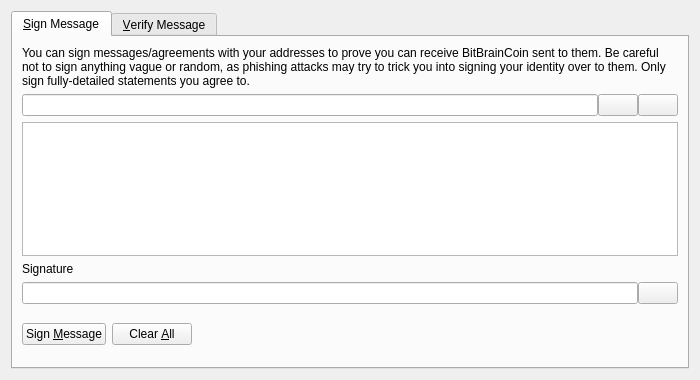
<?xml version="1.0" encoding="UTF-8"?>
<ui version="4.0">
 <class>SignVerifyMessageDialog</class>
 <widget class="QDialog" name="SignVerifyMessageDialog">
  <property name="geometry">
   <rect>
    <x>0</x>
    <y>0</y>
    <width>700</width>
    <height>380</height>
   </rect>
  </property>
  <property name="windowTitle">
   <string>Signatures - Sign / Verify a Message</string>
  </property>
  <property name="modal">
   <bool>true</bool>
  </property>
  <layout class="QVBoxLayout" name="verticalLayout">
   <item>
    <widget class="QTabWidget" name="tabWidget">
     <property name="currentIndex">
      <number>0</number>
     </property>
     <widget class="QWidget" name="tabSignMessage">
      <attribute name="title">
       <string>&amp;Sign Message</string>
      </attribute>
      <layout class="QVBoxLayout" name="verticalLayout_SM">
       <item>
        <widget class="QLabel" name="infoLabel_SM">
         <property name="text">
          <string>You can sign messages/agreements with your addresses to prove you can receive BitBrainCoin sent to them. Be careful not to sign anything vague or random, as phishing attacks may try to trick you into signing your identity over to them. Only sign fully-detailed statements you agree to.</string>
         </property>
         <property name="textFormat">
          <enum>Qt::PlainText</enum>
         </property>
         <property name="wordWrap">
          <bool>true</bool>
         </property>
        </widget>
       </item>
       <item>
        <layout class="QHBoxLayout" name="horizontalLayout_1_SM">
         <property name="spacing">
          <number>0</number>
         </property>
         <item>
          <widget class="QValidatedLineEdit" name="addressIn_SM">
           <property name="toolTip">
            <string>The BitBrainCoin address to sign the message with</string>
           </property>
          </widget>
         </item>
         <item>
          <widget class="QPushButton" name="addressBookButton_SM">
           <property name="toolTip">
            <string>Choose previously used address</string>
           </property>
           <property name="text">
            <string/>
           </property>
           <property name="shortcut">
            <string>Alt+A</string>
           </property>
           <property name="autoDefault">
            <bool>false</bool>
           </property>
          </widget>
         </item>
         <item>
          <widget class="QPushButton" name="pasteButton_SM">
           <property name="toolTip">
            <string>Paste address from clipboard</string>
           </property>
           <property name="text">
            <string/>
           </property>
           <property name="shortcut">
            <string>Alt+P</string>
           </property>
           <property name="autoDefault">
            <bool>false</bool>
           </property>
          </widget>
         </item>
        </layout>
       </item>
       <item>
        <widget class="QPlainTextEdit" name="messageIn_SM">
         <property name="toolTip">
          <string>Enter the message you want to sign here</string>
         </property>
        </widget>
       </item>
       <item>
        <widget class="QLabel" name="signatureLabel_SM">
         <property name="text">
          <string>Signature</string>
         </property>
         <property name="textFormat">
          <enum>Qt::PlainText</enum>
         </property>
        </widget>
       </item>
       <item>
        <layout class="QHBoxLayout" name="horizontalLayout_2_SM">
         <property name="spacing">
          <number>0</number>
         </property>
         <item>
          <widget class="QLineEdit" name="signatureOut_SM">
           <property name="font">
            <font>
             <italic>true</italic>
            </font>
           </property>
           <property name="readOnly">
            <bool>true</bool>
           </property>
          </widget>
         </item>
         <item>
          <widget class="QPushButton" name="copySignatureButton_SM">
           <property name="toolTip">
            <string>Copy the current signature to the system clipboard</string>
           </property>
           <property name="text">
            <string/>
           </property>
           <property name="autoDefault">
            <bool>false</bool>
           </property>
          </widget>
         </item>
        </layout>
       </item>
       <item>
        <layout class="QHBoxLayout" name="horizontalLayout_3_SM">
         <item>
          <widget class="QPushButton" name="signMessageButton_SM">
           <property name="toolTip">
            <string>Sign the message to prove you own this BitBrainCoin address</string>
           </property>
           <property name="text">
            <string>Sign &amp;Message</string>
           </property>
           <property name="autoDefault">
            <bool>false</bool>
           </property>
          </widget>
         </item>
         <item>
          <widget class="QPushButton" name="clearButton_SM">
           <property name="toolTip">
            <string>Reset all sign message fields</string>
           </property>
           <property name="text">
            <string>Clear &amp;All</string>
           </property>
           <property name="autoDefault">
            <bool>false</bool>
           </property>
          </widget>
         </item>
         <item>
          <spacer name="horizontalSpacer_1_SM">
           <property name="orientation">
            <enum>Qt::Horizontal</enum>
           </property>
           <property name="sizeHint" stdset="0">
            <size>
             <width>40</width>
             <height>48</height>
            </size>
           </property>
          </spacer>
         </item>
         <item>
          <widget class="QLabel" name="statusLabel_SM">
           <property name="font">
            <font>
             <weight>75</weight>
             <bold>true</bold>
            </font>
           </property>
           <property name="text">
            <string/>
           </property>
           <property name="wordWrap">
            <bool>true</bool>
           </property>
          </widget>
         </item>
         <item>
          <spacer name="horizontalSpacer_2_SM">
           <property name="orientation">
            <enum>Qt::Horizontal</enum>
           </property>
           <property name="sizeHint" stdset="0">
            <size>
             <width>40</width>
             <height>48</height>
            </size>
           </property>
          </spacer>
         </item>
        </layout>
       </item>
      </layout>
     </widget>
     <widget class="QWidget" name="tabVerifyMessage">
      <attribute name="title">
       <string>&amp;Verify Message</string>
      </attribute>
      <layout class="QVBoxLayout" name="verticalLayout_VM">
       <item>
        <widget class="QLabel" name="infoLabel_VM">
         <property name="text">
          <string>Enter the receiver's address, message (ensure you copy line breaks, spaces, tabs, etc. exactly) and signature below to verify the message. Be careful not to read more into the signature than what is in the signed message itself, to avoid being tricked by a man-in-the-middle attack. Note that this only proves the signing party receives with the address, it cannot prove sendership of any transaction!</string>
         </property>
         <property name="textFormat">
          <enum>Qt::PlainText</enum>
         </property>
         <property name="alignment">
          <set>Qt::AlignLeading|Qt::AlignLeft|Qt::AlignTop</set>
         </property>
         <property name="wordWrap">
          <bool>true</bool>
         </property>
        </widget>
       </item>
       <item>
        <layout class="QHBoxLayout" name="horizontalLayout_1_VM">
         <property name="spacing">
          <number>0</number>
         </property>
         <item>
          <widget class="QValidatedLineEdit" name="addressIn_VM">
           <property name="toolTip">
            <string>The BitBrainCoin address the message was signed with</string>
           </property>
          </widget>
         </item>
         <item>
          <widget class="QPushButton" name="addressBookButton_VM">
           <property name="toolTip">
            <string>Choose previously used address</string>
           </property>
           <property name="text">
            <string/>
           </property>
           <property name="shortcut">
            <string>Alt+A</string>
           </property>
           <property name="autoDefault">
            <bool>false</bool>
           </property>
          </widget>
         </item>
        </layout>
       </item>
       <item>
        <widget class="QPlainTextEdit" name="messageIn_VM"/>
       </item>
       <item>
        <widget class="QValidatedLineEdit" name="signatureIn_VM"/>
       </item>
       <item>
        <layout class="QHBoxLayout" name="horizontalLayout_2_VM">
         <item>
          <widget class="QPushButton" name="verifyMessageButton_VM">
           <property name="toolTip">
            <string>Verify the message to ensure it was signed with the specified BitBrainCoin address</string>
           </property>
           <property name="text">
            <string>Verify &amp;Message</string>
           </property>
           <property name="autoDefault">
            <bool>false</bool>
           </property>
          </widget>
         </item>
         <item>
          <widget class="QPushButton" name="clearButton_VM">
           <property name="toolTip">
            <string>Reset all verify message fields</string>
           </property>
           <property name="text">
            <string>Clear &amp;All</string>
           </property>
           <property name="autoDefault">
            <bool>false</bool>
           </property>
          </widget>
         </item>
         <item>
          <spacer name="horizontalSpacer_1_VM">
           <property name="orientation">
            <enum>Qt::Horizontal</enum>
           </property>
           <property name="sizeHint" stdset="0">
            <size>
             <width>40</width>
             <height>48</height>
            </size>
           </property>
          </spacer>
         </item>
         <item>
          <widget class="QLabel" name="statusLabel_VM">
           <property name="font">
            <font>
             <weight>75</weight>
             <bold>true</bold>
            </font>
           </property>
           <property name="text">
            <string/>
           </property>
           <property name="wordWrap">
            <bool>true</bool>
           </property>
          </widget>
         </item>
         <item>
          <spacer name="horizontalSpacer_2_VM">
           <property name="orientation">
            <enum>Qt::Horizontal</enum>
           </property>
           <property name="sizeHint" stdset="0">
            <size>
             <width>40</width>
             <height>48</height>
            </size>
           </property>
          </spacer>
         </item>
        </layout>
       </item>
      </layout>
     </widget>
    </widget>
   </item>
  </layout>
 </widget>
 <customwidgets>
  <customwidget>
   <class>QValidatedLineEdit</class>
   <extends>QLineEdit</extends>
   <header>qvalidatedlineedit.h</header>
  </customwidget>
 </customwidgets>
 <resources>
  <include location="../bitbraincoin.qrc"/>
 </resources>
 <connections/>
</ui>
